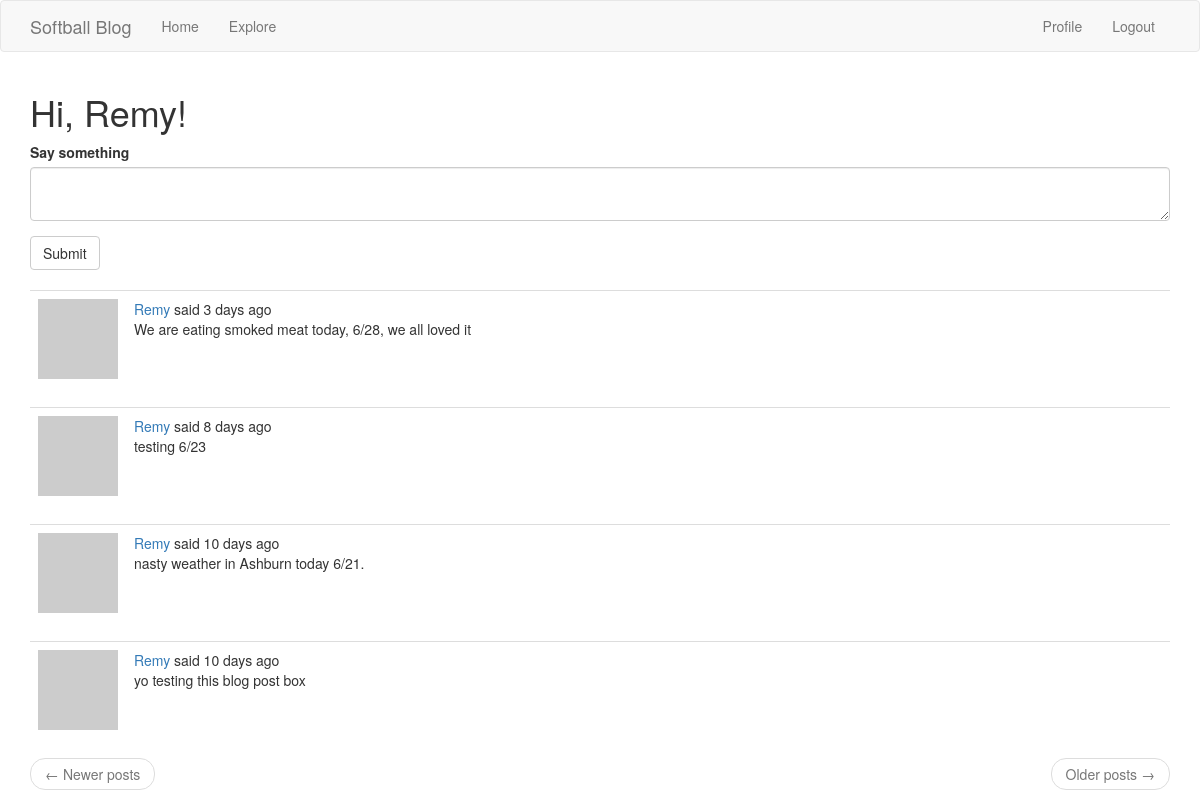
The app's page /index (signed in) with its own data.
### app/models.py (models this page shows, shortened)
class User(UserMixin, db.Model):
    id = db.Column(db.Integer, primary_key=True)
    username = db.Column(db.String(64), index=True, unique=True)
    email = db.Column(db.String(120), index=True, unique=True)
    password_hash = db.Column(db.String(128))
    posts = db.relationship("Post", backref="author", lazy="dynamic")
    about_me = db.Column(db.String(140))
    last_seen = db.Column(db.DateTime, default=datetime.utcnow)
    followed = db.relationship(
        "User",
        secondary=followers,
        primaryjoin=(followers.c.follower_id == id),
        secondaryjoin=(followers.c.followed_id == id),
        backref=db.backref("followers", lazy="dynamic"),
        lazy="dynamic",
    )
    def followed_posts(self):
        followed = Post.query.join(
            followers, (followers.c.followed_id == Post.user_id)
        ).filter(followers.c.follower_id == self.id)
        own = Post.query.filter_by(user_id=self.id)
        return followed.union(own).order_by(Post.timestamp.desc())
    def avatar(self, size):
        digest = md5(self.email.lower().encode("utf-8")).hexdigest()
        return f"https://www.gravatar.com/avatar/{digest}?d=robohash&s={size}"

class Post(db.Model):
    id = db.Column(db.Integer, primary_key=True)
    body = db.Column(db.String(140))
    timestamp = db.Column(db.DateTime, index=True, default=datetime.utcnow)
    user_id = db.Column(db.Integer, db.ForeignKey("user.id"))

### app/routes.py (the view)
@app.route("/", methods=["GET", "POST"])
@app.route("/index", methods=["GET", "POST"])
@login_required
def index():
    form = PostForm()
    if form.validate_on_submit():
        post = Post(body=form.post.data, author=current_user)
        db.session.add(post)
        db.session.commit()
        flash(_("Your post is now live!"))
        return redirect(url_for("index"))
    page = request.args.get("page", 1, type=int)
    posts = current_user.followed_posts().paginate(
        page=page, per_page=app.config["POSTS_PER_PAGE"], error_out=False
    )
    next_url = url_for("index", page=posts.next_num) if posts.has_next else None
    prev_url = url_for("index", page=posts.prev_num) if posts.has_prev else None
    return render_template(
        "index.html",
        title=_("Home"),
        form=form,
        posts=posts.items,
        next_url=next_url,
        prev_url=prev_url,
    )

### app/forms.py
class PostForm(FlaskForm):
    post = TextAreaField(_l("Say something"), validators=[DataRequired()])
    submit = SubmitField(_l("Submit"))

### app/models.py (called while the page is built)
@login.user_loader
def load_user(id):
    return User.query.get(int(id))

### app/routes.py (called while the page is built)
@app.before_request
def before_request():
    if current_user.is_authenticated:
        current_user.last_seen = datetime.utcnow()
        db.session.commit()
        g.locale = str(get_locale())

### app/templates/index.html
{% extends "base.html" %}
{% import 'bootstrap/wtf.html' as wtf %}
{% block app_content %}
    <h1>{{ _('Hi, %(username)s!', username=current_user.username) }}</h1>
{% if form %}
{{ wtf.quick_form(form) }}
<br>
{% endif %}
{% for post in posts %}
{% include '_post.html' %}
{% endfor %}
<nav aria-label="...">
    <ul class="pager">
        <li class="previous{% if not prev_url %} disabled{% endif %}">
            <a href="{{ prev_url or '#' }}">
                <span aria-hidden="true">&larr;</span> {{ _('Newer posts') }}
            </a>
        </li>
        <li class="next{% if not next_url %} disabled{% endif %}">
            <a href="{{ next_url or '#' }}">
                {{ _('Older posts') }} <span aria-hidden="true">&rarr;</span>
            </a>
        </li>
    </ul>
</nav>
{% endblock %}

### app/templates/_post.html (shortened to what this page needs)
<table class="table table-hover">
    <tr>
        <td width="70px">
            <a href="{{ url_for('user', username=post.author.username) }}">
                <img src="{{ post.author.avatar(70) }}" />
            </a>
        </td>
        <td>
            {{ _('%(username)s said %(when)s',
            username=user_link, when=moment(post.timestamp).fromNow()) }}
            <br>
            {{ post.body }}
        </td>
    </tr>
</table>

### records on screen
Post: body "We are eating smoked meat today, 6/28, we all loved it"
Post: body "testing 6/23"
Post: body "nasty weather in Ashburn today 6/21."
Post: body "yo testing this blog post box"
